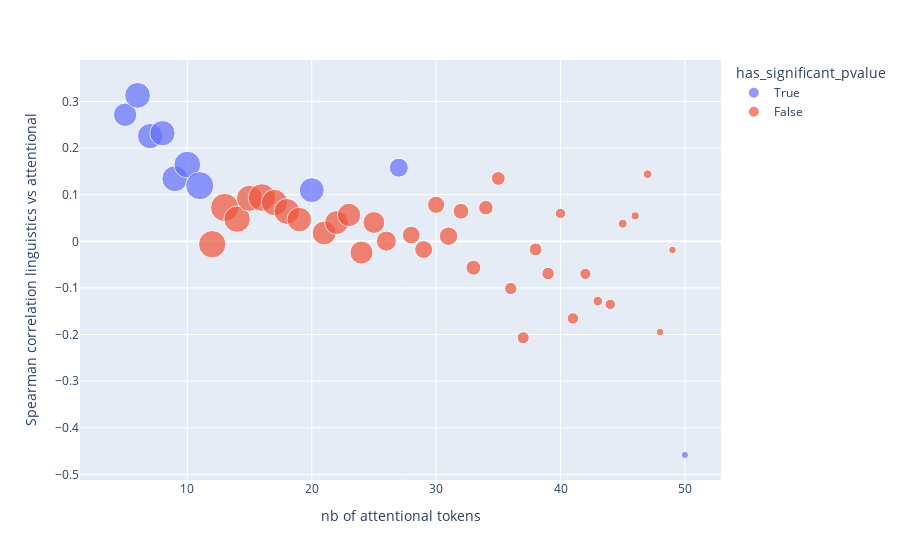

Notebook source saved alongside this figure:
### Code cell
df = pd.DataFrame(l_spearmanr, columns=["length_attentional", "correlation", "pvalue", "size"])
df["has_significant_pvalue"] = df["pvalue"]<0.05
px.scatter(df, x="length_attentional"
           , y="correlation"
           , color="has_significant_pvalue"
           , size="size"
           ,labels={"length_attentional":"nb of attentional tokens"
                    , "correlation":"Spearman correlation linguistics vs attentional"})

### Figure 1 — Plotly figure (JSON) as saved in the notebook; plotly's stock layout.template omitted (floating-point values rounded to 4 significant figures)
{"data": [{"hovertemplate": "has_significant_pvalue=True<br>nb of attentional tokens=%{x}<br>Spearman correlation linguistics vs attentional=%{y}<br>size=%{marker.size}<extra></extra>", "legendgroup": "True", "marker": {"color": "#636efa", "size": [291, 351, 340, 341, 359, 380, 418, 329, 192, 28], "sizemode": "area", "sizeref": 1.06, "symbol": "circle"}, "mode": "markers", "name": "True", "orientation": "v", "showlegend": true, "type": "scatter", "x": [5, 6, 7, 8, 9, 10, 11, 20, 27, 50], "xaxis": "x", "y": [0.2714, 0.313, 0.2256, 0.2318, 0.1344, 0.1646, 0.1193, 0.1097, 0.1579, -0.4582], "yaxis": "y"}, {"hovertemplate": "has_significant_pvalue=False<br>nb of attentional tokens=%{x}<br>Spearman correlation linguistics vs attentional=%{y}<br>size=%{marker.size}<extra></extra>", "legendgroup": "False", "marker": {"color": "#EF553B", "size": [398, 424, 372, 362, 402, 370, 353, 319, 304, 303, 289, 281, 252, 215, 168, 171, 156, 180, 132, 118, 112, 100, 80, 77, 87, 82, 57, 69, 66, 49, 57, 42, 35, 40, 31, 30], "sizemode": "area", "sizeref": 1.06, "symbol": "circle"}, "mode": "markers", "name": "False", "orientation": "v", "showlegend": true, "type": "scatter", "x": [12, 13, 14, 15, 16, 17, 18, 19, 21, 22, 23, 24, 25, 26, 28, 29, 30, 31, 32, 33, 34, 35, 36, 37, 38, 39, 40, 41, 42, 43, 44, 45, 46, 47, 48, 49], "xaxis": "x", "y": [-0.006273, 0.07249, 0.04749, 0.09215, 0.09396, 0.08312, 0.06413, 0.04663, 0.01772, 0.0403, 0.05653, -0.02414, 0.04034, 0.0003413, 0.01335, -0.01756, 0.07826, 0.0109, 0.06449, -0.05661, 0.07208, 0.1347, -0.1014, -0.2068, -0.0174, -0.06903, 0.05985, -0.1653, -0.06986, -0.1283, -0.1353, 0.03772, 0.05449, 0.1439, -0.1946, -0.01848], "yaxis": "y"}], "layout": {"legend": {"itemsizing": "constant", "title": {"text": "has_significant_pvalue"}, "tracegroupgap": 0}, "margin": {"t": 60}, "xaxis": {"anchor": "y", "domain": [0, 1], "title": {"text": "nb of attentional tokens"}}, "yaxis": {"anchor": "x", "domain": [0, 1], "title": {"text": "Spearman correlation linguistics vs attentional"}}}}
